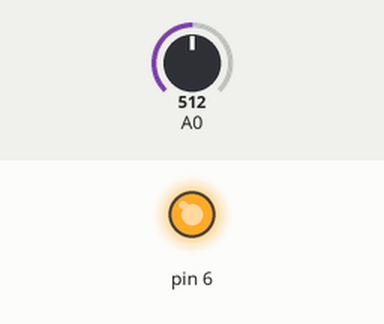
Bench run of a sketch on a simulated Arduino Uno, built with avr-gcc and run on an emulated ATmega328P. Parts: output pins drawn as LEDs (lit = HIGH). The test bench sets the inputs (shaded band); at power-on: A0 = 512.

Above: at 1.3 s.
1.4 s: A0 set to 0
At 1.9 s:
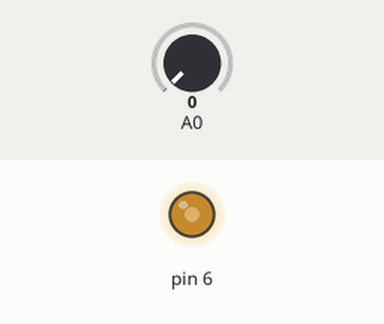
3.0 s: A0 set to 122
At 3.18 s:
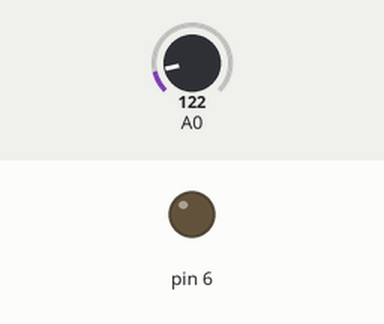
Timing chart, 0 to 12.1 s (numbered marks = the images above; inputs shaded):
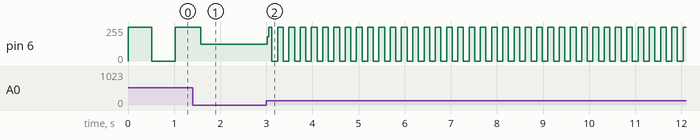

Measured:
- after the input at 3.0 s, pin 6: 127/255 → 181/255 at once, then moves between 0/255 and 255/255, repeating every 0.49 s

The sketch:

buzzer.ino
```cpp
// Project Four - Noise maker
// http://www.seeedstudio.com/wiki/Grove_-_Buzzer
//

void setup()
{
  pinMode(6, OUTPUT);
}

void loop()
{
  digitalWrite(6, HIGH);
  delay(analogRead(0));
  digitalWrite(6, LOW);
  delay(analogRead(0));
}
```
